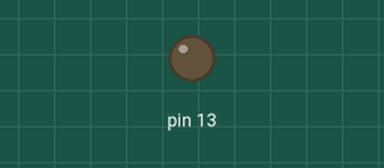
Simulated run of this sketch. Board: Arduino Uno, built with avr-gcc and run on an emulated ATmega328P. Shown: output pins drawn as LEDs (lit = HIGH).

Above: at 0.2 s.
At 6.5 s:
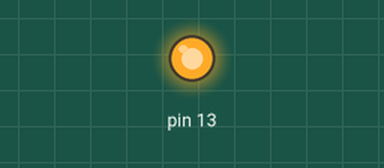
Timing chart, 0 to 8.1 s (numbered marks = the images above):
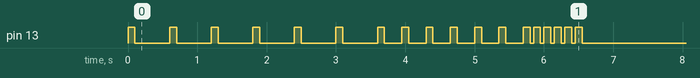

The sketch:

ejemplo3.ino
```cpp
void setup() {
  //Inicializamos el pin del zumbador
  pinMode(13, OUTPUT);
  digitalWrite(13, LOW);
}

void loop() {
  static int nveces_1 = 0;
  while(nveces_1 <= 5){
    digitalWrite(13, HIGH);
    delay(100);
    digitalWrite(13, LOW);
    delay(500);
    nveces_1++;
  }
  static int nveces_2 = 0;
  while(nveces_2 <= 5){
    digitalWrite(13, HIGH);
    delay(100);
    digitalWrite(13, LOW);
    delay(250);
    nveces_2++;
  }
  static int nveces_3 = 0;
  while(nveces_3 <= 5){
    digitalWrite(13, HIGH);
    delay(100);
    digitalWrite(13, LOW);
    delay(50);
    nveces_3++;
  }
}
```

Measured:
- by itself, pin 13: goes 6 × (HIGH 0.10 s, LOW 0.50 s), 6 × (HIGH 0.10 s, LOW 0.25 s), 5 × (HIGH 0.10 s, LOW 0.05 s), HIGH 0.10 s, then LOW
